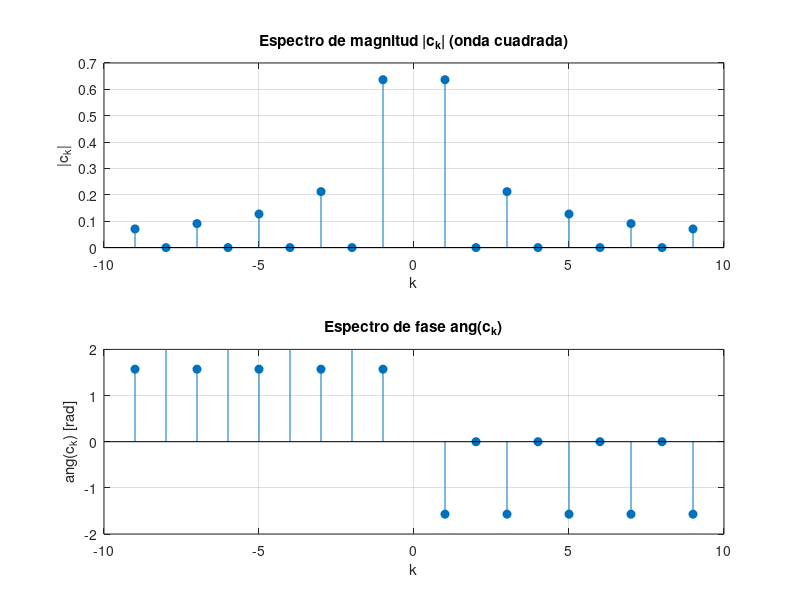

This chart was generated by the following MATLAB code:
% 08_coeficientes_fourier.m
% Tema 2 - Coeficientes de las series de Fourier (CTFS) de una onda cuadrada.
% Ejecutar:  octave-cli 08_coeficientes_fourier.m
%
% Referencias a las laminas del Tema 2:
%   - "Como calcular los coeficientes (analisis)": c_k = (1/T) int_T x(t) e^{-j2pi k f0 t} dt
%   - "Ejemplo: coeficientes de la onda cuadrada": solo armonicos impares,
%     |c_k| = 2A/(pi |k|), fase -pi/2 (k>0) y +pi/2 (k<0).
%   - "El espectro de magnitud y de fase" y "Por que existen frecuencias negativas?".

clear; close all; clc;

A = 1.0;        % amplitud
T = 1.0;        % periodo [s]
f0 = 1/T;       % frecuencia fundamental

% funcion de la onda cuadrada (por muestras)
Ns = 10000;
ts = linspace(0, T, Ns);
xs = A * (ts < T/2) - A * (ts >= T/2);

% coeficiente analitico
ck_ana = @(k) (mod(k,2)==1) * (2*A/(1j*pi*k));

% coeficiente numerico (integral por trapecios)
ck_num = @(k) (1/T) * trapz(ts, xs .* exp(-1j*2*pi*k*f0*ts));

fprintf('============================================================\n');
fprintf('COEFICIENTES DE FOURIER DE LA ONDA CUADRADA\n');
fprintf('============================================================\n');
fprintf('Onda cuadrada: A = %g, T = %g s, f0 = %g Hz\n', A, T, f0);

k = -9:9;
c_ana = arrayfun(ck_ana, k);
c_num = arrayfun(ck_num, k);

fprintf('\n k   | c_k analitico      | c_k numerico\n');
for i = 1:numel(k)
  fprintf('%3d | %+.4f%+.4fj | %+.4f%+.4fj\n', k(i), real(c_ana(i)), imag(c_ana(i)), ...
          real(c_num(i)), imag(c_num(i)));
end

% espectro de magnitud y fase
figure;
subplot(2,1,1);
stem(k, abs(c_ana), 'filled'); grid on;
title('Espectro de magnitud |c_k| (onda cuadrada)');
xlabel('k'); ylabel('|c_k|');
subplot(2,1,2);
stem(k, angle(c_ana), 'filled'); grid on;
title('Espectro de fase ang(c_k)');
xlabel('k'); ylabel('ang(c_k) [rad]');
ylim([-2 2]);

fprintf('\nVerificaciones:\n');
fprintf('|c_1| teorico = 2A/pi = %.4f;  numerico = %.4f\n', 2*A/pi, abs(c_num(11)));
fprintf('c_2 (par) = %.4f (debe ser 0)\n', abs(c_num(12)));
fprintf('|c_-1| = %.4f vs |c_1| = %.4f (simetria hermitiana)\n', abs(c_num(9)), abs(c_num(11)));

%% --------------------------------------------------------------------------
%% Ejercicios propuestos (complete y verifique)
%% --------------------------------------------------------------------------
%  E1. Cambie la amplitud a A = 2 y verifique que |c_k| se duplica.
%  E2. Calcule la potencia: P = sum |c_k|^2 y compare con el valor medio
%      cuadratico de x(t) (teorema de Parseval).
%  E3. Use la formula trigonometrica b_k = 4A/(pi k) (impares) y verifique
%      que |c_k| = b_k/2.
%  E4. Cambie la onda a una con ciclo de trabajo diferente y observe que
%      aparecen armonicos pares.
